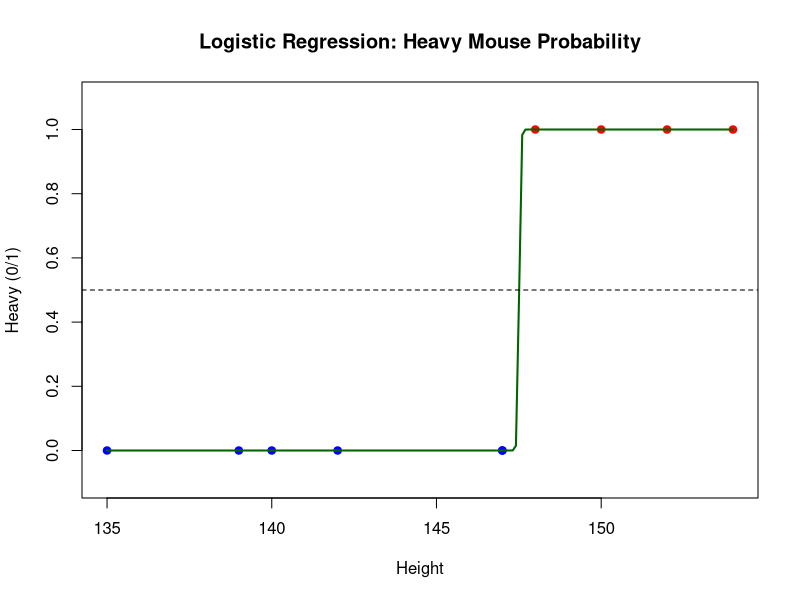

Reproduce this figure in R.
# Program 15: Logistic regression on mice data (binary target)

# Create mice dataset
height <- c(140, 142, 150, 147, 139, 152, 154, 135, 148, 147)
weight <- c(59, 61, 66, 62, 57, 68, 69, 58, 63, 62)
mice_data <- data.frame(Height = height, Weight = weight)

# Create binary target: Heavy = 1 if weight > median, else 0
threshold <- median(mice_data$Weight)
mice_data$Heavy <- ifelse(mice_data$Weight > threshold, 1, 0)

# Fit logistic regression model
log_model <- glm(Heavy ~ Height, data = mice_data, family = binomial)

# Print summary
cat("Logistic model summary:\n")
print(summary(log_model))

# Predict probability and class
mice_data$Prob <- predict(log_model, type = "response")
mice_data$PredClass <- ifelse(mice_data$Prob >= 0.5, 1, 0)

cat("\nPredictions:\n")
print(mice_data)
cat("\nConfusion matrix:\n")
print(table(Actual = mice_data$Heavy, Predicted = mice_data$PredClass))

# Plot points and logistic curve
plot(mice_data$Height, mice_data$Heavy,
     main = "Logistic Regression: Heavy Mouse Probability",
     xlab = "Height",
     ylab = "Heavy (0/1)",
     pch = 19,
     col = ifelse(mice_data$Heavy == 1, "red", "blue"),
     ylim = c(-0.1, 1.1))

x_seq <- seq(min(mice_data$Height), max(mice_data$Height), length.out = 200)
y_prob <- predict(log_model, newdata = data.frame(Height = x_seq), type = "response")
lines(x_seq, y_prob, col = "darkgreen", lwd = 2)
abline(h = 0.5, lty = 2)
